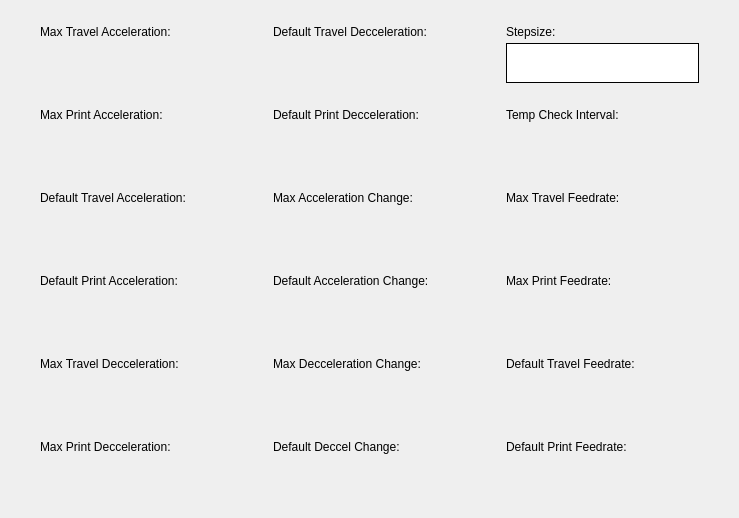
<?xml version="1.0" encoding="UTF-8"?>
<ui version="4.0">
 <class>SettingsMotorGeneralScreen</class>
 <widget class="QWidget" name="SettingsMotorGeneralScreen">
  <property name="geometry">
   <rect>
    <x>0</x>
    <y>0</y>
    <width>739</width>
    <height>518</height>
   </rect>
  </property>
  <property name="windowTitle">
   <string>Form</string>
  </property>
  <widget class="QLabel" name="maxTravelAccelerationLabel">
   <property name="geometry">
    <rect>
     <x>40</x>
     <y>20</y>
     <width>193</width>
     <height>23</height>
    </rect>
   </property>
   <property name="styleSheet">
    <string notr="true">QLabel{

	color: #000000;
}</string>
   </property>
   <property name="text">
    <string>Max Travel Acceleration:</string>
   </property>
  </widget>
  <widget class="QLabel" name="maxPrintAccelerationLabel">
   <property name="geometry">
    <rect>
     <x>40</x>
     <y>103</y>
     <width>193</width>
     <height>23</height>
    </rect>
   </property>
   <property name="styleSheet">
    <string notr="true">QLabel{

	color: #000000;
}</string>
   </property>
   <property name="text">
    <string>Max Print Acceleration:</string>
   </property>
  </widget>
  <widget class="QLabel" name="defaultTravelAccelerationLabel">
   <property name="geometry">
    <rect>
     <x>40</x>
     <y>186</y>
     <width>193</width>
     <height>23</height>
    </rect>
   </property>
   <property name="styleSheet">
    <string notr="true">QLabel{

	color: #000000;
}</string>
   </property>
   <property name="text">
    <string>Default Travel Acceleration:</string>
   </property>
  </widget>
  <widget class="QLabel" name="defaultPrintAccelerationLabel">
   <property name="geometry">
    <rect>
     <x>40</x>
     <y>269</y>
     <width>193</width>
     <height>23</height>
    </rect>
   </property>
   <property name="styleSheet">
    <string notr="true">QLabel{

	color: #000000;
}</string>
   </property>
   <property name="text">
    <string>Default Print Acceleration:</string>
   </property>
  </widget>
  <widget class="QLabel" name="maxTravelDeccelerationLabel">
   <property name="geometry">
    <rect>
     <x>40</x>
     <y>352</y>
     <width>193</width>
     <height>23</height>
    </rect>
   </property>
   <property name="styleSheet">
    <string notr="true">QLabel{

	color: #000000;
}</string>
   </property>
   <property name="text">
    <string>Max Travel Decceleration:</string>
   </property>
  </widget>
  <widget class="QLabel" name="maxPrintDeccelerationLabel">
   <property name="geometry">
    <rect>
     <x>40</x>
     <y>435</y>
     <width>193</width>
     <height>23</height>
    </rect>
   </property>
   <property name="styleSheet">
    <string notr="true">QLabel{

	color: #000000;
}</string>
   </property>
   <property name="text">
    <string>Max Print Decceleration:</string>
   </property>
  </widget>
  <widget class="QLabel" name="defaultTravelDeccelerationLabel">
   <property name="geometry">
    <rect>
     <x>273</x>
     <y>20</y>
     <width>193</width>
     <height>23</height>
    </rect>
   </property>
   <property name="styleSheet">
    <string notr="true">QLabel{

	color: #000000;
}</string>
   </property>
   <property name="text">
    <string>Default Travel Decceleration:</string>
   </property>
  </widget>
  <widget class="QLabel" name="defaultPrintDeccelerationLabel">
   <property name="geometry">
    <rect>
     <x>273</x>
     <y>103</y>
     <width>193</width>
     <height>23</height>
    </rect>
   </property>
   <property name="styleSheet">
    <string notr="true">QLabel{

	color: #000000;
}</string>
   </property>
   <property name="text">
    <string>Default Print Decceleration:</string>
   </property>
  </widget>
  <widget class="QLabel" name="maxAccelerationChangeLabel">
   <property name="geometry">
    <rect>
     <x>273</x>
     <y>186</y>
     <width>193</width>
     <height>23</height>
    </rect>
   </property>
   <property name="styleSheet">
    <string notr="true">QLabel{

	color: #000000;
}</string>
   </property>
   <property name="text">
    <string>Max Acceleration Change:</string>
   </property>
  </widget>
  <widget class="QLabel" name="maxDeccelerationChangeLabel">
   <property name="geometry">
    <rect>
     <x>273</x>
     <y>352</y>
     <width>193</width>
     <height>23</height>
    </rect>
   </property>
   <property name="styleSheet">
    <string notr="true">QLabel{

	color: #000000;
}</string>
   </property>
   <property name="text">
    <string>Max Decceleration Change:</string>
   </property>
  </widget>
  <widget class="QLabel" name="defaultAccelerationChangeLabel">
   <property name="geometry">
    <rect>
     <x>273</x>
     <y>269</y>
     <width>193</width>
     <height>23</height>
    </rect>
   </property>
   <property name="styleSheet">
    <string notr="true">QLabel{

	color: #000000;
}</string>
   </property>
   <property name="text">
    <string>Default Acceleration Change:</string>
   </property>
  </widget>
  <widget class="QLabel" name="stepSizeLabel">
   <property name="geometry">
    <rect>
     <x>506</x>
     <y>20</y>
     <width>193</width>
     <height>23</height>
    </rect>
   </property>
   <property name="styleSheet">
    <string notr="true">QLabel{

	color: #000000;
}</string>
   </property>
   <property name="text">
    <string>Stepsize:</string>
   </property>
  </widget>
  <widget class="QLabel" name="maxTravelFeedrateLabel">
   <property name="geometry">
    <rect>
     <x>506</x>
     <y>186</y>
     <width>193</width>
     <height>23</height>
    </rect>
   </property>
   <property name="styleSheet">
    <string notr="true">QLabel{

	color: #000000;
}</string>
   </property>
   <property name="text">
    <string>Max Travel Feedrate:</string>
   </property>
  </widget>
  <widget class="QLabel" name="tempCheckIntervalLabel">
   <property name="geometry">
    <rect>
     <x>506</x>
     <y>103</y>
     <width>193</width>
     <height>23</height>
    </rect>
   </property>
   <property name="styleSheet">
    <string notr="true">QLabel{

	color: #000000;
}</string>
   </property>
   <property name="text">
    <string>Temp Check Interval:</string>
   </property>
  </widget>
  <widget class="QLabel" name="defaultTravelFeedrateLabel">
   <property name="geometry">
    <rect>
     <x>506</x>
     <y>352</y>
     <width>193</width>
     <height>23</height>
    </rect>
   </property>
   <property name="styleSheet">
    <string notr="true">QLabel{

	color: #000000;
}</string>
   </property>
   <property name="text">
    <string>Default Travel Feedrate:</string>
   </property>
  </widget>
  <widget class="QComboBox" name="stepSizeComboBox">
   <property name="geometry">
    <rect>
     <x>506</x>
     <y>43</y>
     <width>193</width>
     <height>40</height>
    </rect>
   </property>
   <property name="styleSheet">
    <string notr="true">QComboBox{

	color: #000000;
	border-style: solid;
	border-width: 1px;
	border-color: #000000;
}

QComboBox::drop-down{

	width: 191px;
	height: 38px;
	background-color: #FFFFFF;
	border: none;
}

QComboBox::drop-down:pressed{

	background-color: #ECEFF1;
}

QComboBox::down-arrow{

	image: url(:/Icons/UI/Icons/sharp-arrow_drop_down-24px.svg);
	padding-left: 151px;
}

QComboBox QAbstractItemView{

	background-color: #FFFFFF;
	border-style: solid;
	border-width: 1px;
	border-color: #000000;
}</string>
   </property>
  </widget>
  <widget class="QLabel" name="defaultDeccelerationChangeLabel">
   <property name="geometry">
    <rect>
     <x>273</x>
     <y>435</y>
     <width>193</width>
     <height>23</height>
    </rect>
   </property>
   <property name="styleSheet">
    <string notr="true">QLabel{

	color: #000000;
}</string>
   </property>
   <property name="text">
    <string>Default Deccel Change:</string>
   </property>
  </widget>
  <widget class="QLabel" name="defaultPrintFeedrateLabel">
   <property name="geometry">
    <rect>
     <x>506</x>
     <y>435</y>
     <width>193</width>
     <height>23</height>
    </rect>
   </property>
   <property name="styleSheet">
    <string notr="true">QLabel{

	color: #000000;
}</string>
   </property>
   <property name="text">
    <string>Default Print Feedrate:</string>
   </property>
  </widget>
  <widget class="QLabel" name="maxPrintFeedrateLabel">
   <property name="geometry">
    <rect>
     <x>506</x>
     <y>269</y>
     <width>193</width>
     <height>23</height>
    </rect>
   </property>
   <property name="styleSheet">
    <string notr="true">QLabel{

	color: #000000;
}</string>
   </property>
   <property name="text">
    <string>Max Print Feedrate:</string>
   </property>
  </widget>
 </widget>
 <resources/>
 <connections/>
</ui>
